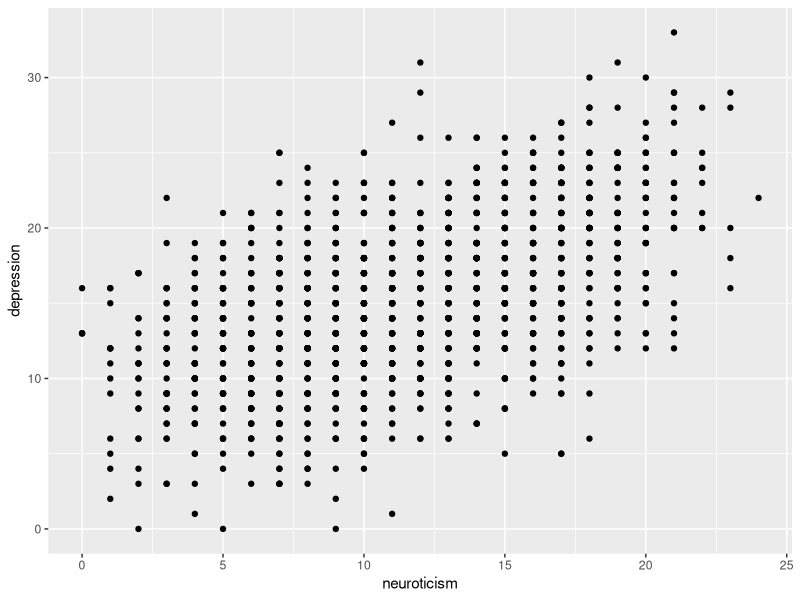
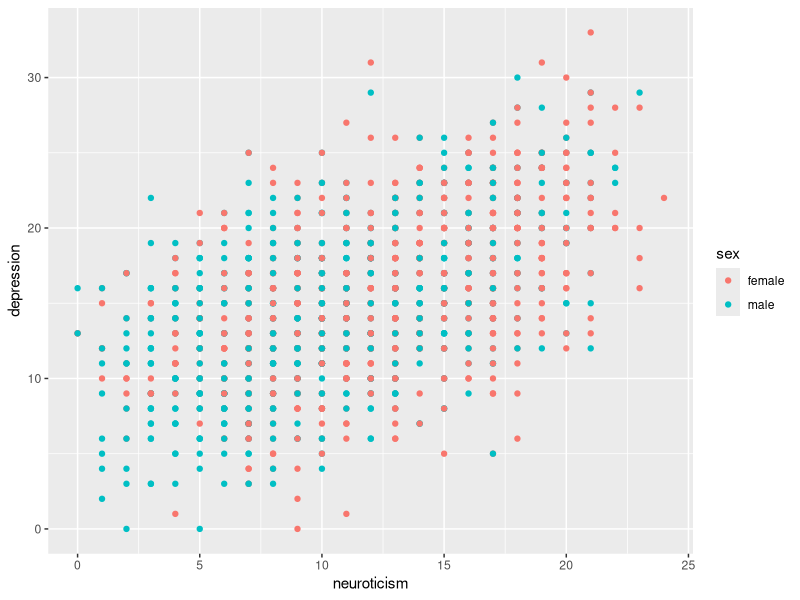
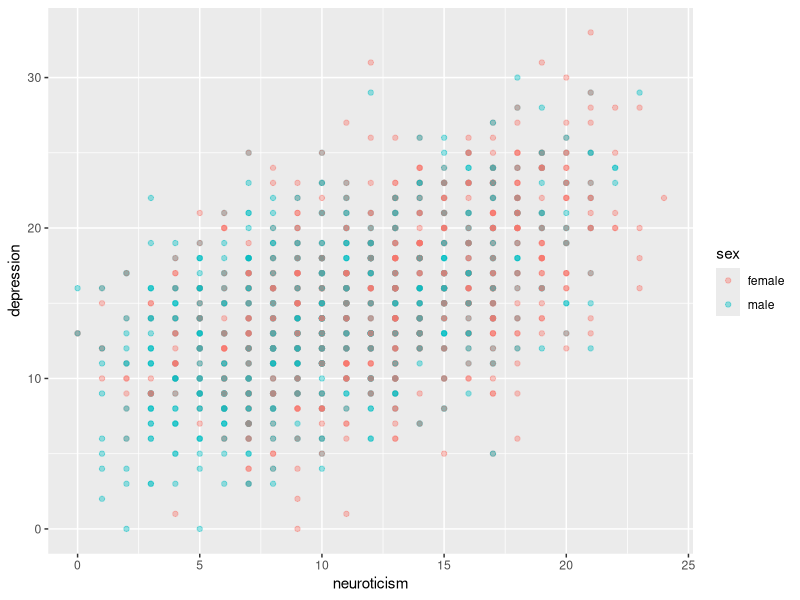
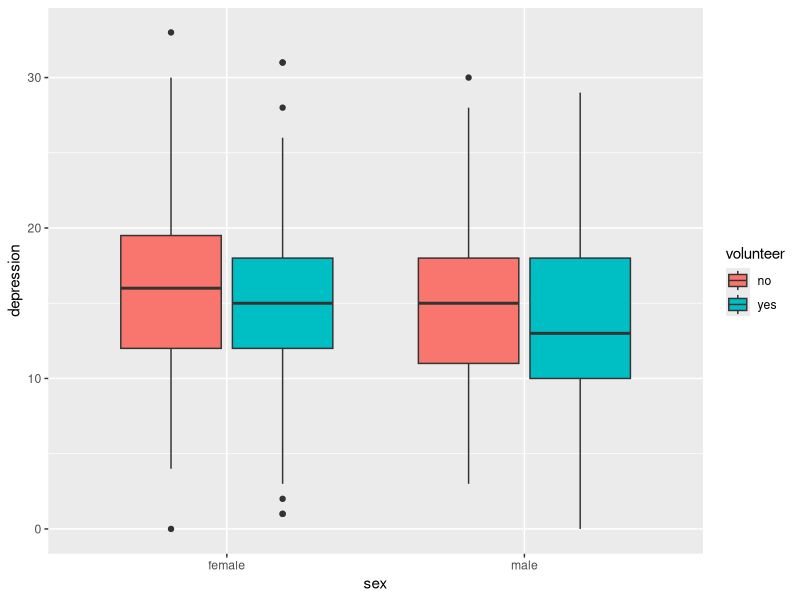
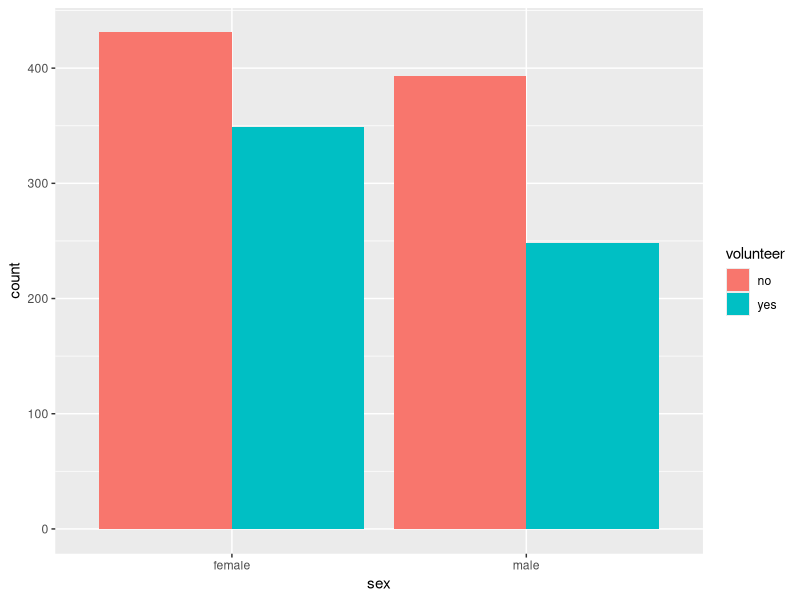
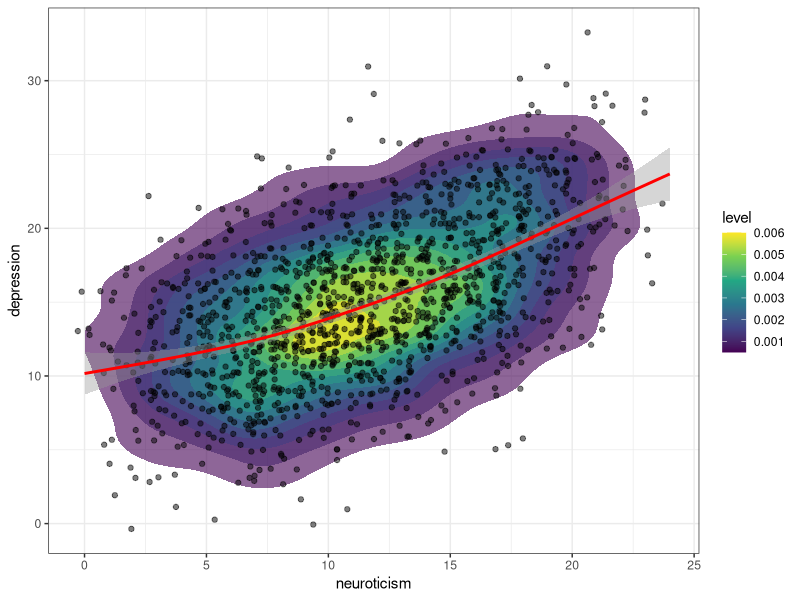
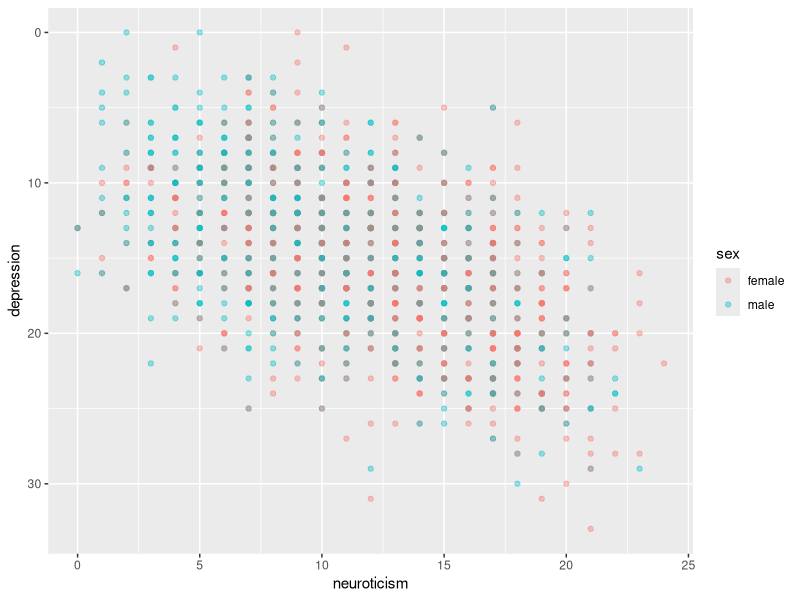
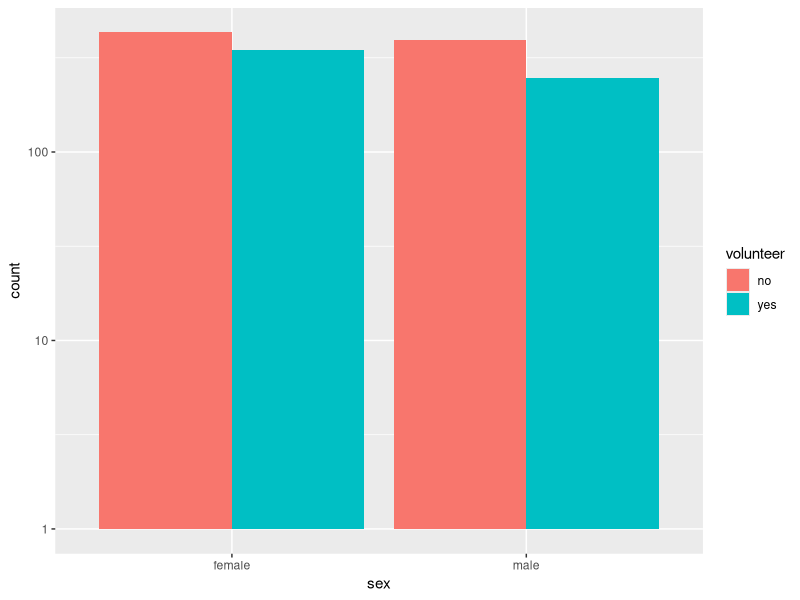

Reproduce these figures in R, in order. (Note: this script raises an error after producing the figures.)
## ---- chunk 1
library(ggplot2)

cow = carData::Cowles
# Recreating the depression variable from before
set.seed(1)
cow$depression = round(
  19 + 
  0.5 * cow$neuroticism +
  -0.8 * cow$extraversion +
  0.5 * (cow$sex == "female") +
  rnorm(nrow(cow), sd = 3)
)
## ---- chunk 2
ggplot(cow, aes(x = neuroticism, y = depression)) +
    geom_point()
## ---- chunk 3
ggplot(cow, 
       aes(x = neuroticism, y = depression, colour = sex)) +
    geom_point()
## ---- chunk 4
ggplot(cow, 
       aes(x = neuroticism, y = depression, colour = sex)) +
    geom_point(alpha = 0.4)
## ---- chunk 5
ggplot(cow, aes(x = sex, y = depression, fill = volunteer)) +
    geom_boxplot()
## ---- chunk 6
ggplot(cow, aes(x = sex, fill = volunteer)) +
    geom_bar(position = "dodge")
## ---- chunk 7
ggplot(cow, aes(x = neuroticism, y = depression)) +
    stat_density_2d(aes(fill = stat(level)),
                    geom = "polygon",
                    alpha = 0.6) +
    geom_jitter(alpha = 0.5) +
    geom_smooth(colour = "red") +
    scale_fill_viridis_c() +
    theme_bw()
## ---- chunk 8
ggplot(cow, 
       aes(x = neuroticism, y = depression, colour = sex)) +
    geom_point(alpha = 0.4) +
    scale_y_reverse()
## ---- chunk 9
ggplot(cow, aes(x = sex, fill = volunteer)) +
    geom_bar(position = "dodge") +
    scale_y_log10()
## ---- chunk 10
cow$depression_cat = cut(
    cow$depression, breaks = 5,
    labels = c("Very low", "Low", "Average",
               "High", "Very high"))

dep_tab = cow %>%
    group_by(depression_cat) %>%
    summarize(introversion = mean(neuroticism),
              extraversion = mean(extraversion)) %>%
    pivot_longer(-depression_cat, 
                 names_to = "Outcome",
                 values_to = "Mean")
## ---- chunk 11
dep_cat_plot = ggplot(
    dep_tab, 
    aes(x = Outcome, y = Mean, fill = depression_cat)) +
    geom_col(position = 'dodge', colour = 'black') +
    # \n creates a newline, i.e. splits the label into multiple lines
    labs(fill = "Depression\nCategory") +
    theme_bw()

dep_cat_plot
## ---- chunk 12
dep_cat_plot + 
    # Tweaked slightly to avoid using a very bright yellow
    #   at the top end of the scale
    scale_fill_viridis_d(option = "C", end = 0.9)
